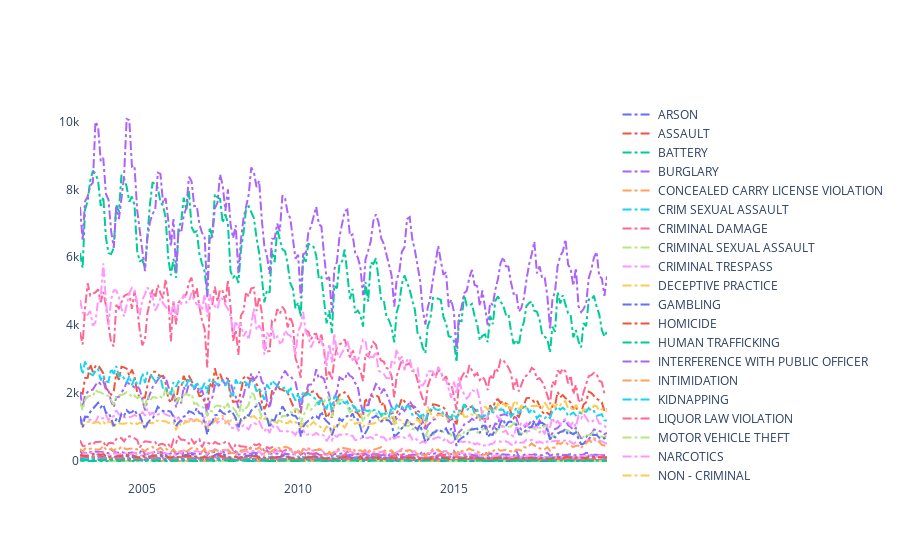

Notebook code for this chart:
### Code cell
fig.show()

### Figure 1 — Plotly figure (JSON) as saved in the notebook; plotly's stock layout.template omitted (floating-point values rounded to 4 significant figures; data arrays with more than 128 entries replaced by an {"elided": "..."} marker saying what was removed)
{"data": [{"line": {"dash": "dashdot"}, "name": "ARSON", "type": "scatter", "x": {"elided": "204 str values"}, "y": {"elided": "204 int values"}}, {"line": {"dash": "dashdot"}, "name": "ASSAULT", "type": "scatter", "x": {"elided": "204 str values"}, "y": {"elided": "204 int values"}}, {"line": {"dash": "dashdot"}, "name": "BATTERY", "type": "scatter", "x": {"elided": "204 str values"}, "y": {"elided": "204 int values"}}, {"line": {"dash": "dashdot"}, "name": "BURGLARY", "type": "scatter", "x": {"elided": "204 str values"}, "y": {"elided": "204 int values"}}, {"line": {"dash": "dashdot"}, "name": "CONCEALED CARRY LICENSE VIOLATION", "type": "scatter", "x": {"elided": "204 str values"}, "y": {"elided": "204 int values"}}, {"line": {"dash": "dashdot"}, "name": "CRIM SEXUAL ASSAULT", "type": "scatter", "x": {"elided": "204 str values"}, "y": {"elided": "204 int values"}}, {"line": {"dash": "dashdot"}, "name": "CRIMINAL DAMAGE", "type": "scatter", "x": {"elided": "204 str values"}, "y": {"elided": "204 int values"}}, {"line": {"dash": "dashdot"}, "name": "CRIMINAL SEXUAL ASSAULT", "type": "scatter", "x": {"elided": "204 str values"}, "y": {"elided": "204 int values"}}, {"line": {"dash": "dashdot"}, "name": "CRIMINAL TRESPASS", "type": "scatter", "x": {"elided": "204 str values"}, "y": {"elided": "204 int values"}}, {"line": {"dash": "dashdot"}, "name": "DECEPTIVE PRACTICE", "type": "scatter", "x": {"elided": "204 str values"}, "y": {"elided": "204 int values"}}, {"line": {"dash": "dashdot"}, "name": "GAMBLING", "type": "scatter", "x": {"elided": "204 str values"}, "y": {"elided": "204 int values"}}, {"line": {"dash": "dashdot"}, "name": "HOMICIDE", "type": "scatter", "x": {"elided": "204 str values"}, "y": {"elided": "204 int values"}}, {"line": {"dash": "dashdot"}, "name": "HUMAN TRAFFICKING", "type": "scatter", "x": {"elided": "204 str values"}, "y": {"elided": "204 int values"}}, {"line": {"dash": "dashdot"}, "name": "INTERFERENCE WITH PUBLIC OFFICER", "type": "scatter", "x": {"elided": "204 str values"}, "y": {"elided": "204 int values"}}, {"line": {"dash": "dashdot"}, "name": "INTIMIDATION", "type": "scatter", "x": {"elided": "204 str values"}, "y": {"elided": "204 int values"}}, {"line": {"dash": "dashdot"}, "name": "KIDNAPPING", "type": "scatter", "x": {"elided": "204 str values"}, "y": {"elided": "204 int values"}}, {"line": {"dash": "dashdot"}, "name": "LIQUOR LAW VIOLATION", "type": "scatter", "x": {"elided": "204 str values"}, "y": {"elided": "204 int values"}}, {"line": {"dash": "dashdot"}, "name": "MOTOR VEHICLE THEFT", "type": "scatter", "x": {"elided": "204 str values"}, "y": {"elided": "204 int values"}}, {"line": {"dash": "dashdot"}, "name": "NARCOTICS", "type": "scatter", "x": {"elided": "204 str values"}, "y": {"elided": "204 int values"}}, {"line": {"dash": "dashdot"}, "name": "NON - CRIMINAL", "type": "scatter", "x": {"elided": "204 str values"}, "y": {"elided": "204 int values"}}, {"line": {"dash": "dashdot"}, "name": "NON-CRIMINAL", "type": "scatter", "x": {"elided": "204 str values"}, "y": {"elided": "204 int values"}}, {"line": {"dash": "dashdot"}, "name": "NON-CRIMINAL (SUBJECT SPECIFIED)", "type": "scatter", "x": {"elided": "204 str values"}, "y": {"elided": "204 int values"}}, {"line": {"dash": "dashdot"}, "name": "OBSCENITY", "type": "scatter", "x": {"elided": "204 str values"}, "y": {"elided": "204 int values"}}, {"line": {"dash": "dashdot"}, "name": "OFFENSE INVOLVING CHILDREN", "type": "scatter", "x": {"elided": "204 str values"}, "y": {"elided": "204 int values"}}, {"line": {"dash": "dashdot"}, "name": "OTHER NARCOTIC VIOLATION", "type": "scatter", "x": {"elided": "204 str values"}, "y": {"elided": "204 int values"}}, {"line": {"dash": "dashdot"}, "name": "OTHER OFFENSE", "type": "scatter", "x": {"elided": "204 str values"}, "y": {"elided": "204 int values"}}, {"line": {"dash": "dashdot"}, "name": "PROSTITUTION", "type": "scatter", "x": {"elided": "204 str values"}, "y": {"elided": "204 int values"}}, {"line": {"dash": "dashdot"}, "name": "PUBLIC INDECENCY", "type": "scatter", "x": {"elided": "204 str values"}, "y": {"elided": "204 int values"}}, {"line": {"dash": "dashdot"}, "name": "PUBLIC PEACE VIOLATION", "type": "scatter", "x": {"elided": "204 str values"}, "y": {"elided": "204 int values"}}, {"line": {"dash": "dashdot"}, "name": "RITUALISM", "type": "scatter", "x": {"elided": "204 str values"}, "y": {"elided": "204 int values"}}, {"line": {"dash": "dashdot"}, "name": "ROBBERY", "type": "scatter", "x": {"elided": "204 str values"}, "y": {"elided": "204 int values"}}, {"line": {"dash": "dashdot"}, "name": "SEX OFFENSE", "type": "scatter", "x": {"elided": "204 str values"}, "y": {"elided": "204 int values"}}, {"line": {"dash": "dashdot"}, "name": "STALKING", "type": "scatter", "x": {"elided": "204 str values"}, "y": {"elided": "204 int values"}}, {"line": {"dash": "dashdot"}, "name": "THEFT", "type": "scatter", "x": {"elided": "204 str values"}, "y": {"elided": "204 int values"}}, {"line": {"dash": "dashdot"}, "name": "WEAPONS VIOLATION", "type": "scatter", "x": {"elided": "204 str values"}, "y": {"elided": "204 int values"}}], "layout": {"plot_bgcolor": "rgba(0,0,0,0)"}}
